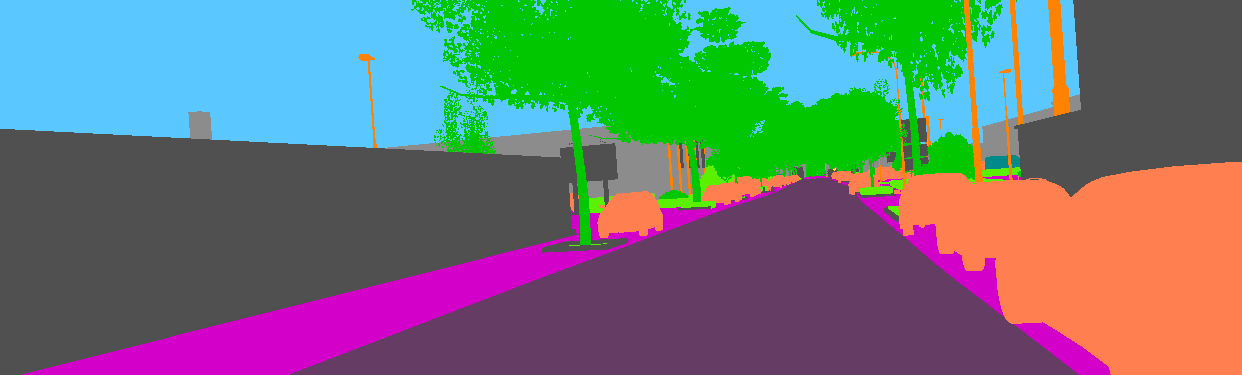
#> input picture v_kitti_detection/testing/classgt_00000.png, 1242 x 375 px
$ python bbox_from_colour.py   (older library calls are emulated)
#> lines starting #> are read from the running program, lines starting #| are printed output that depends on the picture; after the words box and inside, x2 and y2 are one past the last pixel; in counts of white or black regions, pixels touching at a corner belong together
import cv2
import numpy as np

from matplotlib import pyplot as plt

# Minimum percentage of pixels of same hue to consider dominant colour
# MIN_PIXEL_CNT_PCT = (1.0/20.0)

image = cv2.imread('classgt_00000.png',1)
#> image is the input picture: shape (375, 1242, 3); mean B, G, R 114.7, 118.8, 107.2


frame = cv2.cvtColor(image, cv2.COLOR_BGR2RGB)

# image_hsv = cv2.cvtColor(frame, cv2.COLOR_BGR2HSV)
# We're only interested in the hue
# h,_,_ = cv2.split(image_hsv)

peak = np.array([210,0, 200])

# peak1 = np.array([209,0, 200]) #Example
# peak2 = np.array([211,0, 200])
# Let's count the number of occurrences of each hue
# bins = np.bincount(h.flatten())
mask = cv2.inRange(frame, peak,peak)
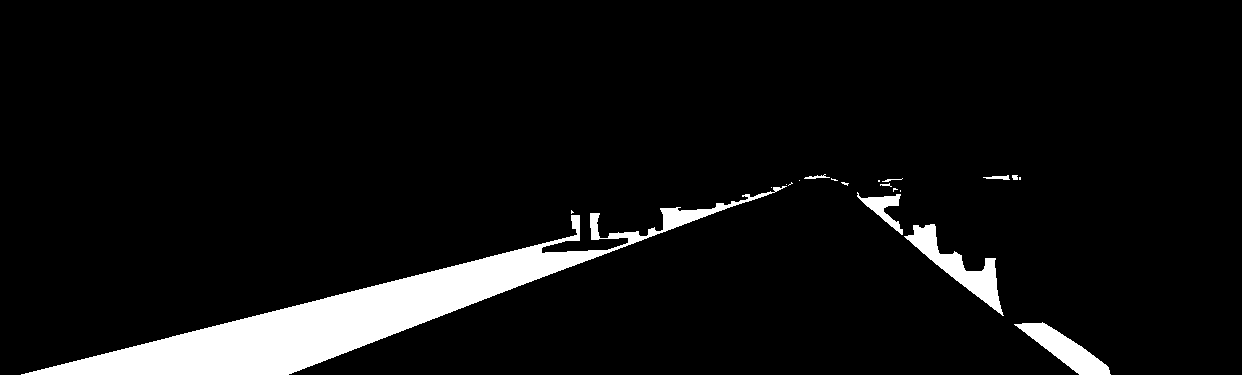
#> mask: shape (375, 1242); 6.5% white; 20 white regions (11 under 20 px), largest, box (x1, y1, x2, y2) and area: (21, 186, 787, 375) 24899, (904, 224, 1004, 316) 2454, (1014, 322, 1111, 375) 1918


res = cv2.bitwise_and(frame,frame, mask= mask)
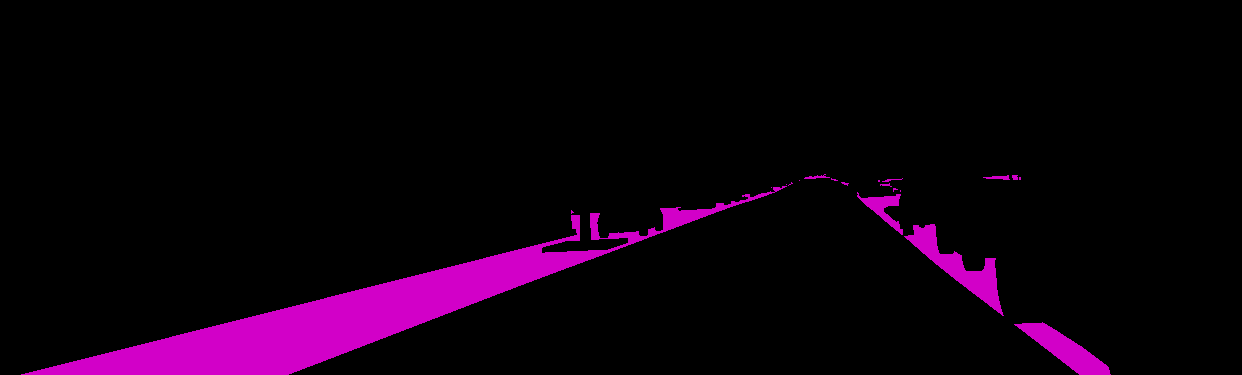
#> res: shape (375, 1242, 3); mean R, G, B 13.6, 0, 13

cv2.imshow('masked',res)
cv2.waitKey(0)


# [40 lines of commented-out code are left out]
